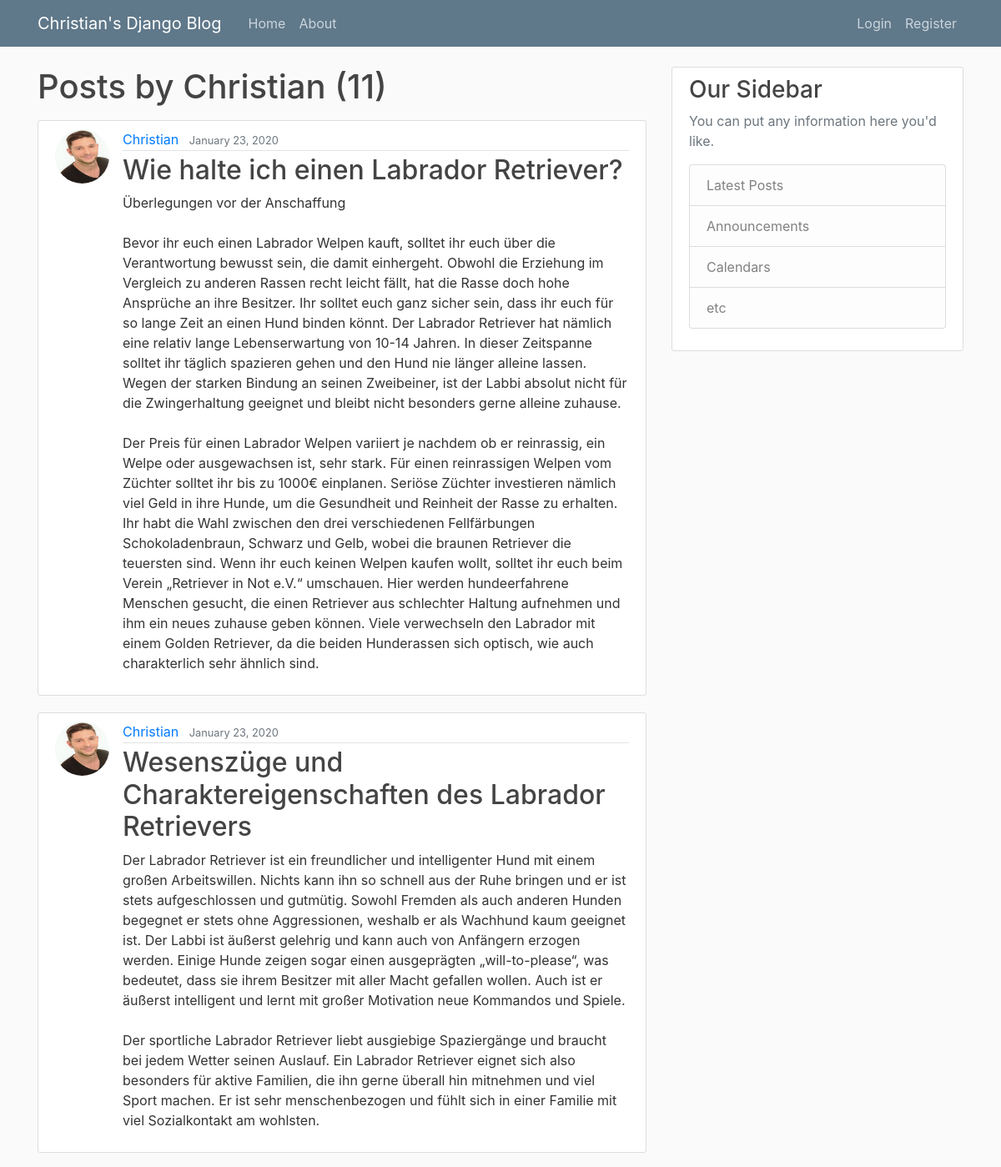
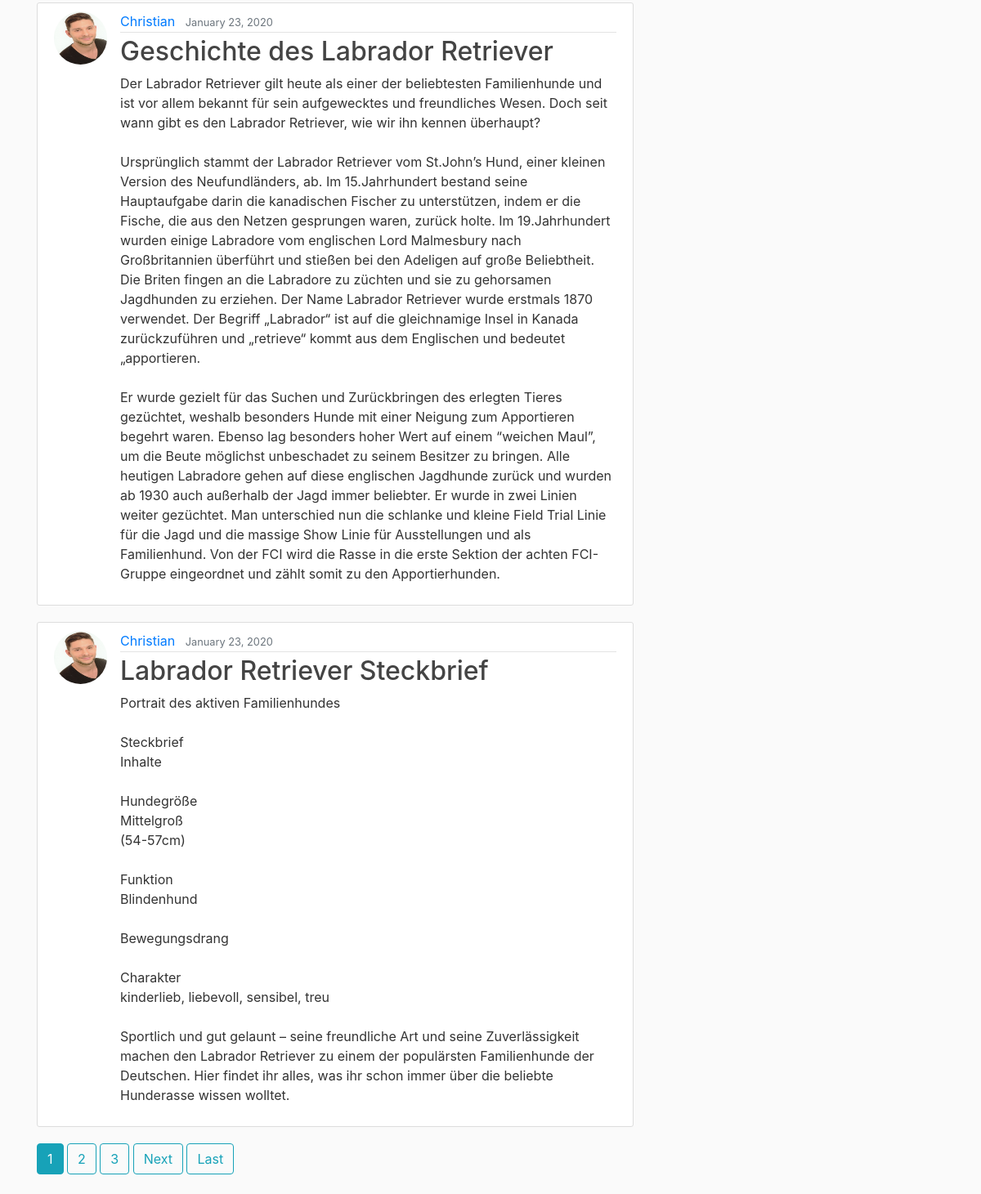
The page /user/Christian on the database as committed earlier (2 pictures, top to bottom).
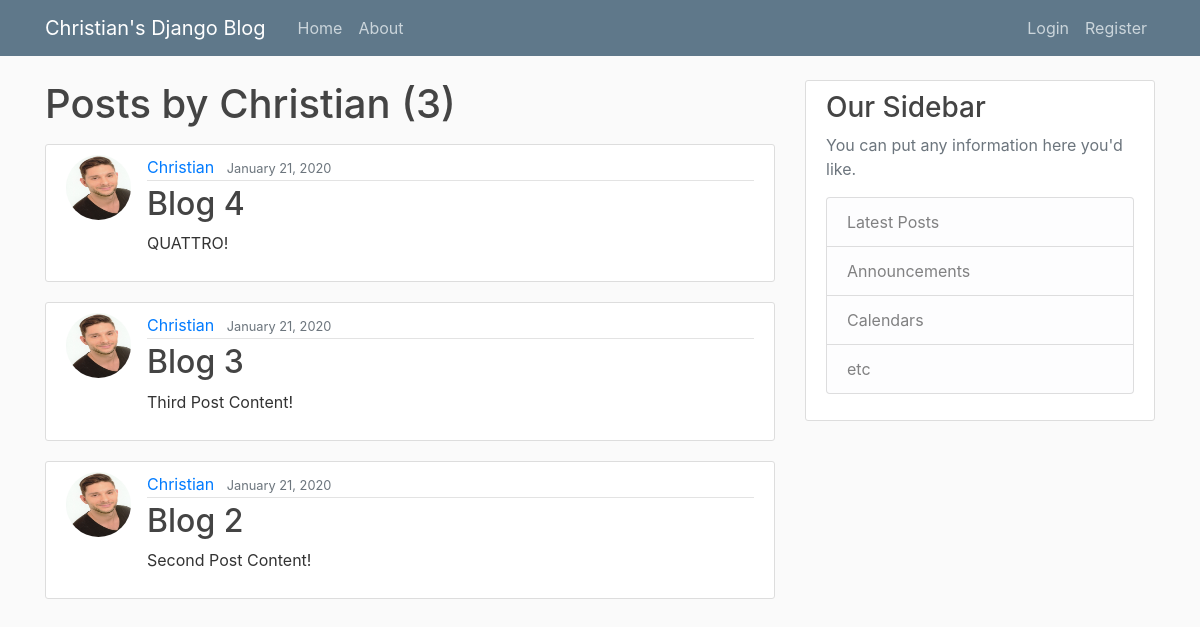
The same page on the database as committed later.
### blog/models.py (models this page shows, shortened)
class Post(models.Model):
	title = models.CharField(max_length=100)
	content = models.TextField()
	date_posted = models.DateTimeField(default=timezone.now)
	author = models.ForeignKey(User, on_delete=models.CASCADE)

### users/models.py (models this page shows, shortened)
class Profile(models.Model):
	user = models.OneToOneField(User, on_delete=models.CASCADE)
	image = models.ImageField(default='default.jpg', upload_to='profile_pics')

### blog/views.py (the view)
# urls.py: path('user/<str:username>', UserPostListView.as_view(), name='user-posts'),
class UserPostListView(ListView):
    model = Post
    template_name = 'blog/user_posts.html'  # <app>/<model>_<viewtype>.html
    context_object_name = 'posts'
    paginate_by = 4
    def get_queryset(self):
        user = get_object_or_404(User, username=self.kwargs.get('username'))
        return Post.objects.filter(author=user).order_by('-date_posted')

### blog/templates/blog/user_posts.html (shortened to what this page needs)
{% extends "blog/base.html" %}
{% block content %}
    <h1 class="mb-3">Posts by {{ view.kwargs.username }} ({{ page_obj.paginator.count }})</h1>
    {% for post in posts %}
        <article class="media content-section">
          <img class="rounded-circle article-img" src="{{ post.author.profile.image.url }}">
          <div class="media-body">
            <div class="article-metadata">
              <a class="mr-2" href="{% url 'user-posts' post.author.username %}">{{ post.author }}</a>
              <small class="text-muted">{{ post.date_posted|date:"F d, Y" }}</small>
            </div>
            <h2><a class="article-title" href="{% url 'post-detail' post.id %}">{{ post.title }}</a></h2>
            <p class="article-content">{{ post.content }}</p>
          </div>
        </article>
    {% endfor %}
    {% if is_paginated %}
      {% for num in page_obj.paginator.page_range %}
        {% if page_obj.number == num %}
          <a class="btn btn-info mb-4" href="?page={{ num }}">{{ num }}</a>
        {% elif num > page_obj.number|add:'-3' and num < page_obj.number|add:'3' %}
          <a class="btn btn-outline-info mb-4" href="?page={{ num }}">{{ num }}</a>
        {% endif %}
      {% endfor %}
      {% if page_obj.has_next %}
        <a class="btn btn-outline-info mb-4" href="?page={{ page_obj.next_page_number }}">Next</a>
        <a class="btn btn-outline-info mb-4" href="?page={{ page_obj.paginator.num_pages }}">Last</a>
      {% endif %}
    {% endif %}
{% endblock content %}

Rows that differ between the two databases and show on the page:
removed Post: author.profile.image (picture), author "Christian", date_posted "January 23, 2020", title "Wie halte ich einen Labrador Retriever?", content "Überlegungen vor der Anschaffung Bevor ihr euch einen Labrador Welpen kauft, solltet ihr euch über die Verantwortung bewusst sein, die damit einhergeht. Obwohl die Erziehung im Vergleich zu anderen Rassen recht leicht fällt, hat die Rasse doch hohe Ansprüche an ihre Besitzer. Ihr solltet euch ganz sicher sein, dass ihr euch für so lange Zeit an einen Hund binden könnt. Der Labrador Retriever hat nämlich eine relativ lange Lebenserwartung von 10-14 Jahren. In dieser Zeitspanne solltet ihr täglich spazieren gehen und den Hund nie länger alleine lassen. Wegen der starken Bindung an seinen Zweibeiner, ist der Labbi absolut nicht für die Zwingerhaltung geeignet und bleibt nicht besonders gerne…"
removed Post: author.profile.image (picture), author "Christian", date_posted "January 23, 2020", title "Wesenszüge und Charaktereigenschaften des Labrador Retrievers", content "Der Labrador Retriever ist ein freundlicher und intelligenter Hund mit einem großen Arbeitswillen. Nichts kann ihn so schnell aus der Ruhe bringen und er ist stets aufgeschlossen und gutmütig. Sowohl Fremden als auch anderen Hunden begegnet er stets ohne Aggressionen, weshalb er als Wachhund kaum geeignet ist. Der Labbi ist äußerst gelehrig und kann auch von Anfängern erzogen werden. Einige Hunde zeigen sogar einen ausgeprägten „will-to-please“, was bedeutet, dass sie ihrem Besitzer mit aller Macht gefallen wollen. Auch ist er äußerst intelligent und lernt mit großer Motivation neue Kommandos und Spiele. Der sportliche Labrador Retriever liebt ausgiebige Spaziergänge und braucht bei jedem…"
removed Post: author.profile.image (picture), author "Christian", date_posted "January 23, 2020", title "Geschichte des Labrador Retriever", content "Der Labrador Retriever gilt heute als einer der beliebtesten Familienhunde und ist vor allem bekannt für sein aufgewecktes und freundliches Wesen. Doch seit wann gibt es den Labrador Retriever, wie wir ihn kennen überhaupt? Ursprünglich stammt der Labrador Retriever vom St.John’s Hund, einer kleinen Version des Neufundländers, ab. Im 15.Jahrhundert bestand seine Hauptaufgabe darin die kanadischen Fischer zu unterstützen, indem er die Fische, die aus den Netzen gesprungen waren, zurück holte. Im 19.Jahrhundert wurden einige Labradore vom englischen Lord Malmesbury nach Großbritannien überführt und stießen bei den Adeligen auf große Beliebtheit. Die Briten fingen an die Labradore zu…"
removed Post: author.profile.image (picture), author "Christian", date_posted "January 23, 2020", title "Labrador Retriever Steckbrief", content "Portrait des aktiven Familienhundes Steckbrief Inhalte Hundegröße Mittelgroß (54-57cm) Funktion Blindenhund Bewegungsdrang Charakter kinderlieb, liebevoll, sensibel, treu Sportlich und gut gelaunt – seine freundliche Art und seine Zuverlässigkeit machen den Labrador Retriever zu einem der populärsten Familienhunde der Deutschen. Hier findet ihr alles, was ihr schon immer über die beliebte Hunderasse wissen wolltet."
now on this page (row unchanged): Post: author.profile.image (picture), author "Christian", date_posted "January 21, 2020", title "Blog 4", content "QUATTRO!"
now on this page (row unchanged): Post: author.profile.image (picture), author "Christian", date_posted "January 21, 2020", title "Blog 3", content "Third Post Content!"
now on this page (row unchanged): Post: author.profile.image (picture), author "Christian", date_posted "January 21, 2020", title "Blog 2", content "Second Post Content!"
Other text that changed with them:
{{ page_obj.paginator.count }}: "11" → "3"
list line gone: "1"
list line gone: "2"
list line gone: "3"
text no longer shown: "Next Last"
